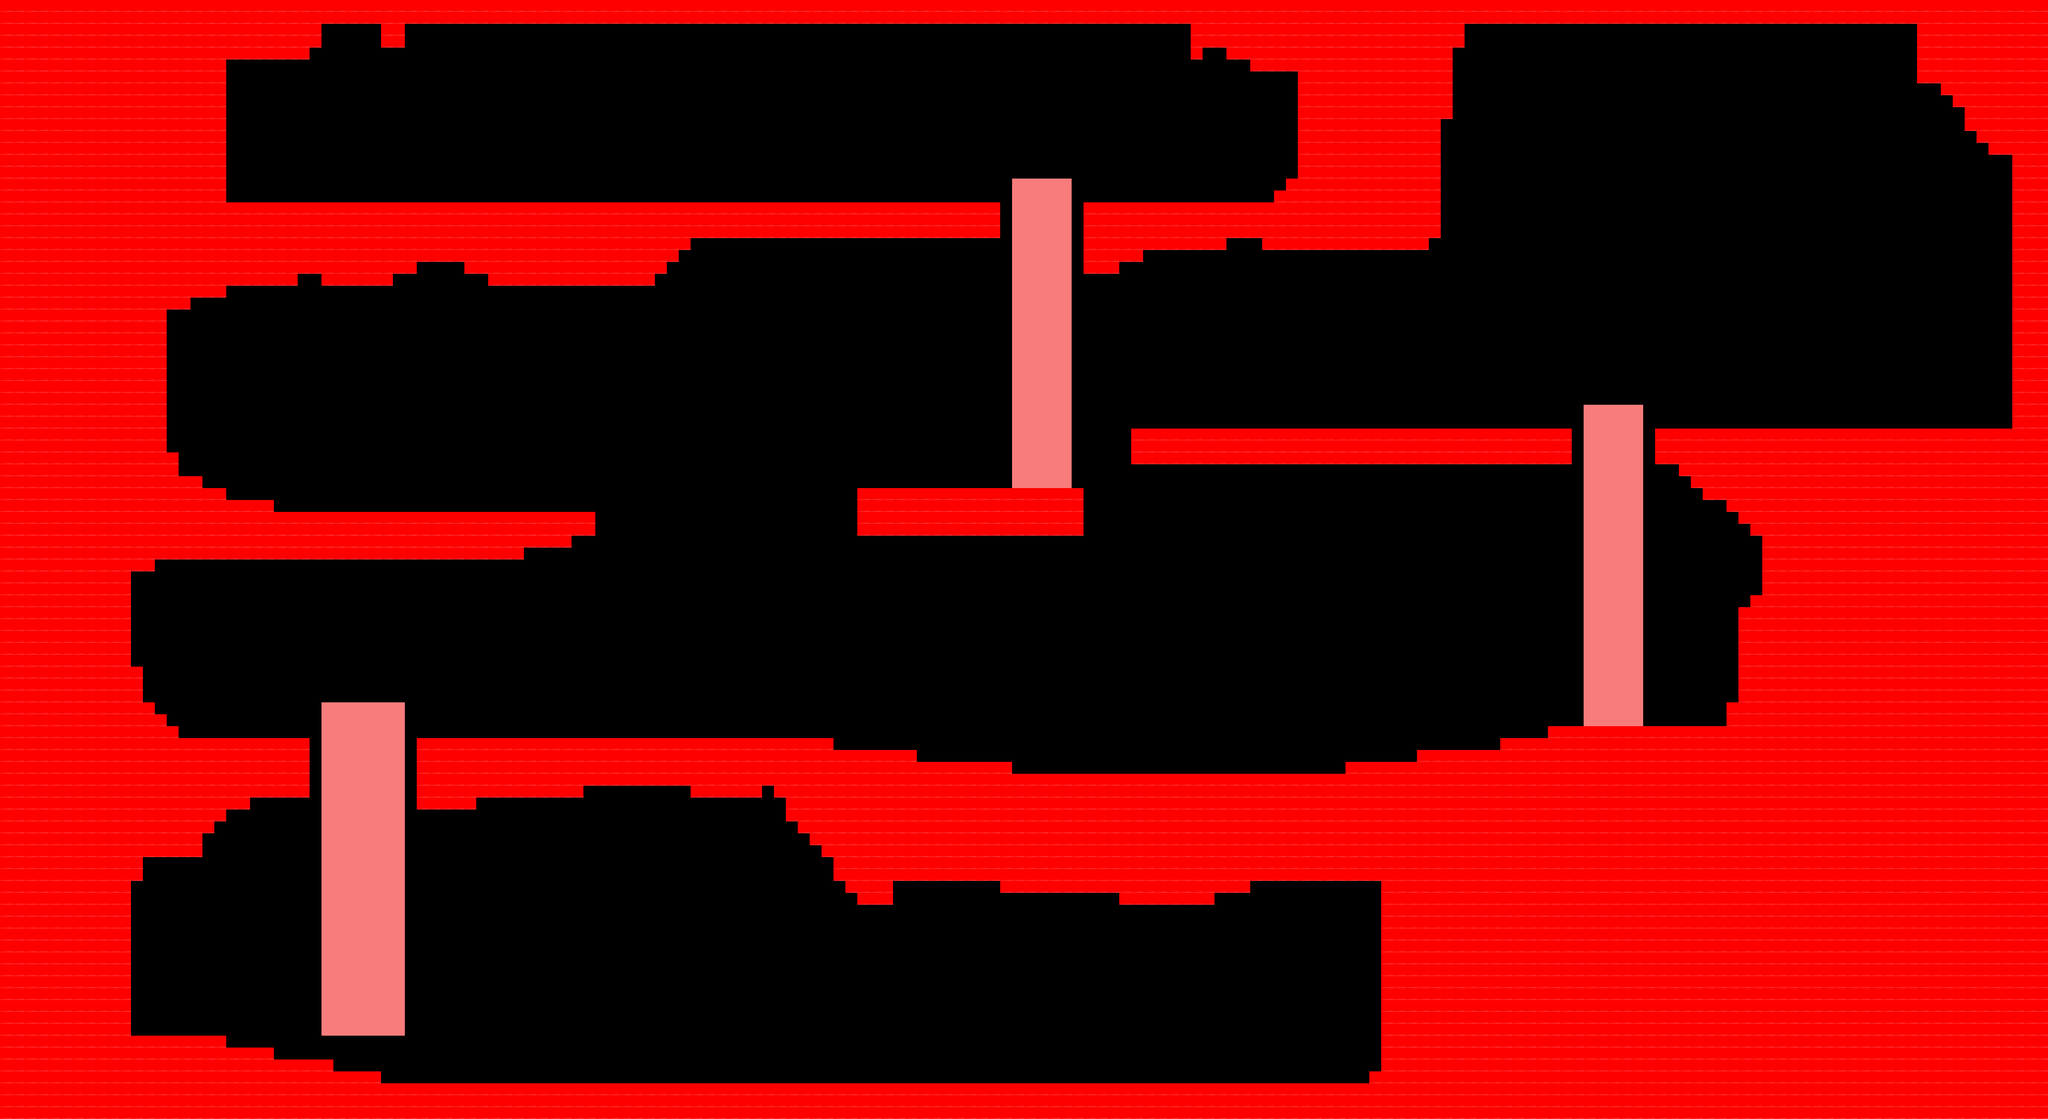

A level layout from a 2D game, rendered from its tile map. Below: a short description, then the map file with tile-grid data replaced by summaries:
An orthogonal 172x94 tile map with 32x32 px tiles, 2 tile layers (Collisions, Echelles) and 24 objects (9x ChienEnrage, 8x EspritFeu, Porte_To_Glace, Spawn_From_Glace, Spawn_Lave, ...).

<map version="1.10" tiledversion="1.12.1" orientation="orthogonal" renderorder="right-down" width="172" height="94" tilewidth="32" tileheight="32" infinite="0" nextlayerid="6" nextobjectid="34">
 <tileset firstgid="1" source="tiles_jeu.tsx" />
 <imagelayer id="2" name="Background">
  <image source="../images/ZoneLave.png" width="5504" height="3008" />
 </imagelayer>
 <layer id="3" name="Collisions" width="172" height="94">
  <data>[16168 cells, 6476 non-empty, 1 distinct tile ids]</data>
 </layer>
 <objectgroup id="5" name="Objets">
  <object id="2" type="Porte_To_Glace" x="5328" y="1101">
   <point />
  </object>
  <object id="4" type="Spawn_From_Glace" x="5225.5" y="1101.5">
   <point />
  </object>
  <object id="5" type="Spawn_Lave" x="693" y="523">
   <point />
  </object>
  <object id="6" type="Porte_To Zone_1" x="663" y="522">
   <point />
  </object>
  <object id="7" type="Porte_Boss_Lave" x="402" y="2732">
   <point />
  </object>
  <object id="8" type="Spawn_form_boss" x="429.333" y="2732">
   <point />
  </object>
  <object id="9" type="Spawn_Mort_Boss" x="1392" y="1959.33">
   <point />
  </object>
  <object id="10" type="ChienEnrage" x="3310.67" y="513.333">
   <point />
  </object>
  <object id="12" type="EspritFeu" x="3264" y="512">
   <point />
  </object>
  <object id="13" type="ChienEnrage" x="2225.33" y="526.667">
   <point />
  </object>
  <object id="14" type="ChienEnrage" x="783" y="1361">
   <point />
  </object>
  <object id="16" type="EspritFeu" x="1050" y="1350">
   <point />
  </object>
  <object id="17" type="ChienEnrage" x="4048" y="1128">
   <point />
  </object>
  <object id="18" type="EspritFeu" x="3864" y="1124">
   <point />
  </object>
  <object id="23" type="EspritFeu" x="3700" y="1126">
   <point />
  </object>
  <object id="24" type="ChienEnrage" x="3992" y="1996">
   <point />
  </object>
  <object id="25" type="ChienEnrage" x="4562.67" y="1937.33">
   <point />
  </object>
  <object id="26" type="ChienEnrage" x="592" y="1964">
   <point />
  </object>
  <object id="27" type="EspritFeu" x="1884" y="1968">
   <point />
  </object>
  <object id="28" type="EspritFeu" x="2900" y="2064">
   <point />
  </object>
  <object id="29" type="ChienEnrage" x="3598.67" y="2894.67">
   <point />
  </object>
  <object id="30" type="ChienEnrage" x="2764" y="2894.67">
   <point />
  </object>
  <object id="31" type="EspritFeu" x="3564" y="2894.67">
   <point />
  </object>
  <object id="32" type="EspritFeu" x="2742" y="2894">
   <point />
  </object>
 </objectgroup>
 <layer id="4" name="Echelles" width="172" height="94">
  <data>[16168 cells, 461 non-empty, 1 distinct tile ids]</data>
 </layer>
</map>
